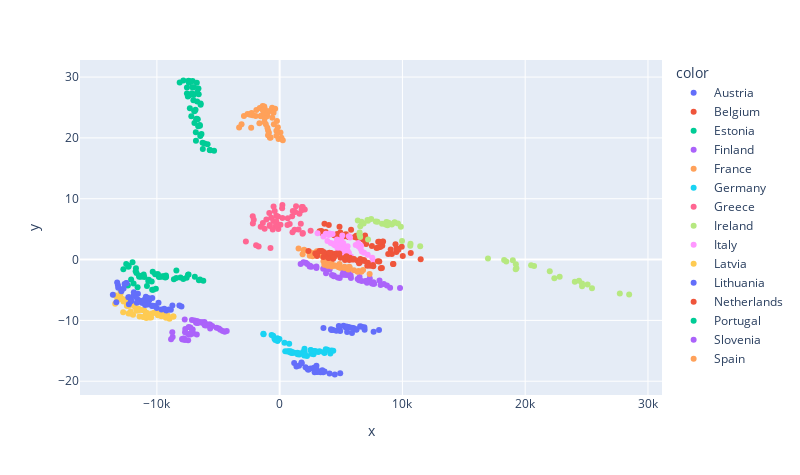

The code cell stored with this chart in its notebook:
### Code cell
'''
PCA
'''
X = big_data.values
y = labels

pca = PCA(n_components=3, svd_solver='full')
X_pca = pca.fit_transform(X)

scatter2d(X_pca, y, [0,1])
